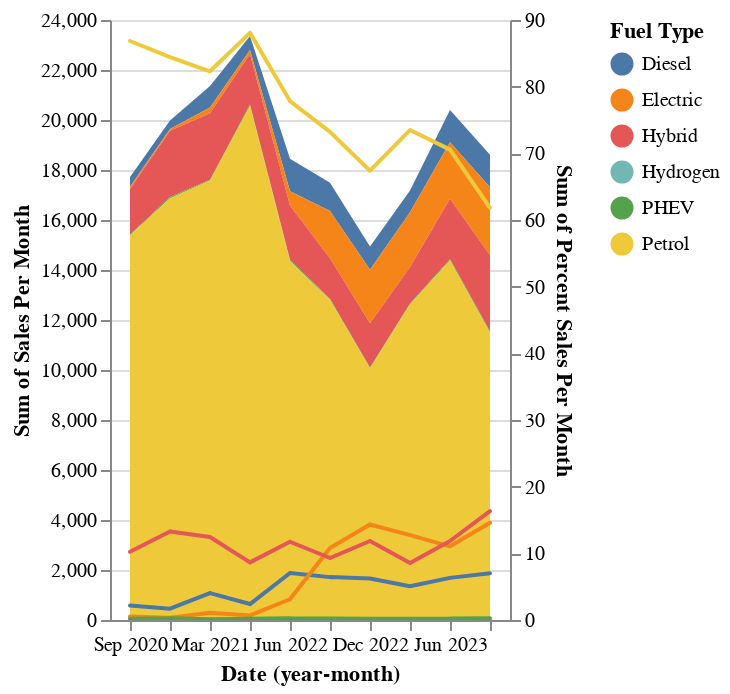

Write notebook code for a chart like this one.
### Code cell
DeepnoteChart(national_passenger_df, """{"layer":[{"layer":[{"mark":{"clip":true,"type":"area","tooltip":true},"encoding":{"x":{"sort":"ascending","type":"ordinal","field":"Date","scale":{"type":"linear"},"stack":"zero","timeUnit":"yearmonth"},"y":{"sort":null,"type":"quantitative","field":"Sales Per Month","scale":{"type":"linear"},"stack":"zero","format":{"type":"default","decimals":null},"aggregate":"sum","formatType":"numberFormatFromNumberType"},"color":{"sort":null,"type":"nominal","field":"Fuel Type","scale":{"scheme":"tableau10"}}}}]},{"layer":[{"mark":{"clip":true,"type":"trail","tooltip":true},"encoding":{"x":{"sort":"ascending","type":"ordinal","field":"Date","scale":{"type":"linear","zero":false},"timeUnit":"yearmonth"},"y":{"sort":null,"type":"quantitative","field":"Percent Sales Per Month","scale":{"type":"linear","zero":false},"format":{"type":"default","decimals":null},"aggregate":"sum","formatType":"numberFormatFromNumberType"},"color":{"sort":null,"type":"nominal","field":"Fuel Type","scale":{"scheme":"tableau10"}}}},{"mark":{"size":100,"type":"point","opacity":0,"tooltip":true},"encoding":{"x":{"sort":"ascending","type":"ordinal","field":"Date","scale":{"type":"linear","zero":false},"timeUnit":"yearmonth"},"y":{"sort":null,"type":"quantitative","field":"Percent Sales Per Month","scale":{"type":"linear","zero":false},"format":{"type":"default","decimals":null},"aggregate":"sum","formatType":"numberFormatFromNumberType"},"color":{"sort":null,"type":"nominal","field":"Fuel Type","scale":{"scheme":"tableau10"}}}}]}],"title":"","config":{"legend":{}},"$schema":"https://vega.github.io/schema/vega-lite/v5.json","resolve":{"scale":{"y":"independent"}},"encoding":{}}""")

### Figure 1 — Vega-Lite specification as saved in the notebook (floating-point values rounded to 4 significant figures)
{"$schema": "https://vega.github.io/schema/vega-lite/v5.json", "encoding": {}, "layer": [{"layer": [{"mark": {"type": "area", "tooltip": true, "clip": true}, "encoding": {"x": {"field": "Date", "type": "ordinal", "timeUnit": "yearmonth", "sort": "ascending", "stack": "zero", "scale": {"type": "linear"}}, "y": {"field": "Sales Per Month", "type": "quantitative", "aggregate": "sum", "sort": null, "stack": "zero", "scale": {"type": "linear"}, "formatType": "numberFormatFromNumberType", "format": {"type": "default", "decimals": null}}, "color": {"field": "Fuel Type", "type": "nominal", "sort": null, "scale": {"scheme": "tableau10"}}}}]}, {"layer": [{"mark": {"type": "trail", "tooltip": true, "clip": true}, "encoding": {"x": {"field": "Date", "type": "ordinal", "timeUnit": "yearmonth", "sort": "ascending", "scale": {"zero": false, "type": "linear"}}, "y": {"field": "Percent Sales Per Month", "type": "quantitative", "aggregate": "sum", "sort": null, "scale": {"zero": false, "type": "linear"}, "formatType": "numberFormatFromNumberType", "format": {"type": "default", "decimals": null}}, "color": {"field": "Fuel Type", "type": "nominal", "sort": null, "scale": {"scheme": "tableau10"}}}}, {"mark": {"type": "point", "tooltip": true, "size": 100, "opacity": 0}, "encoding": {"x": {"field": "Date", "type": "ordinal", "timeUnit": "yearmonth", "sort": "ascending", "scale": {"zero": false, "type": "linear"}}, "y": {"field": "Percent Sales Per Month", "type": "quantitative", "aggregate": "sum", "sort": null, "scale": {"zero": false, "type": "linear"}, "formatType": "numberFormatFromNumberType", "format": {"type": "default", "decimals": null}}, "color": {"field": "Fuel Type", "type": "nominal", "sort": null, "scale": {"scheme": "tableau10"}}}}]}], "resolve": {"scale": {"y": "independent"}}, "title": "", "config": {"legend": {}}, "data": {"values": [{"Fuel Type": "Diesel", "Date": "2020-09", "Sales Per Month": 388, "Percent Sales Per Month": 2.19}, {"Fuel Type": "Electric", "Date": "2020-09", "Sales Per Month": 96, "Percent Sales Per Month": 0.5418}, {"Fuel Type": "Hybrid", "Date": "2020-09", "Sales Per Month": 1814, "Percent Sales Per Month": 10.24}, {"Fuel Type": "Hydrogen", "Date": "2020-09", "Sales Per Month": 0, "Percent Sales Per Month": 0}, {"Fuel Type": "PHEV", "Date": "2020-09", "Sales Per Month": 32, "Percent Sales Per Month": 0.1806}, {"Fuel Type": "Petrol", "Date": "2020-09", "Sales Per Month": 15390, "Percent Sales Per Month": 86.85}, {"Fuel Type": "Diesel", "Date": "2020-12", "Sales Per Month": 338, "Percent Sales Per Month": 1.692}, {"Fuel Type": "Electric", "Date": "2020-12", "Sales Per Month": 66, "Percent Sales Per Month": 0.3304}, {"Fuel Type": "Hybrid", "Date": "2020-12", "Sales Per Month": 2654, "Percent Sales Per Month": 13.29}, {"Fuel Type": "Hydrogen", "Date": "2020-12", "Sales Per Month": 0, "Percent Sales Per Month": 0}, {"Fuel Type": "PHEV", "Date": "2020-12", "Sales Per Month": 53, "Percent Sales Per Month": 0.2653}, {"Fuel Type": "Petrol", "Date": "2020-12", "Sales Per Month": 16866, "Percent Sales Per Month": 84.43}, {"Fuel Type": "Diesel", "Date": "2021-03", "Sales Per Month": 860, "Percent Sales Per Month": 4.026}, {"Fuel Type": "Electric", "Date": "2021-03", "Sales Per Month": 233, "Percent Sales Per Month": 1.091}, {"Fuel Type": "Hybrid", "Date": "2021-03", "Sales Per Month": 2658, "Percent Sales Per Month": 12.44}, {"Fuel Type": "Hydrogen", "Date": "2021-03", "Sales Per Month": 0, "Percent Sales Per Month": 0}, {"Fuel Type": "PHEV", "Date": "2021-03", "Sales Per Month": 28, "Percent Sales Per Month": 0.1311}, {"Fuel Type": "Petrol", "Date": "2021-03", "Sales Per Month": 17581, "Percent Sales Per Month": 82.31}, {"Fuel Type": "Diesel", "Date": "2021-06", "Sales Per Month": 559, "Percent Sales Per Month": 2.393}, {"Fuel Type": "Electric", "Date": "2021-06", "Sales Per Month": 161, "Percent Sales Per Month": 0.6892}, {"Fuel Type": "Hybrid", "Date": "2021-06", "Sales Per Month": 2020, "Percent Sales Per Month": 8.647}, {"Fuel Type": "Hydrogen", "Date": "2021-06", "Sales Per Month": 0, "Percent Sales Per Month": 0}, {"Fuel Type": "PHEV", "Date": "2021-06", "Sales Per Month": 46, "Percent Sales Per Month": 0.1969}, {"Fuel Type": "Petrol", "Date": "2021-06", "Sales Per Month": 20575, "Percent Sales Per Month": 88.07}, {"Fuel Type": "Diesel", "Date": "2022-06", "Sales Per Month": 1300, "Percent Sales Per Month": 7.046}, {"Fuel Type": "Electric", "Date": "2022-06", "Sales Per Month": 574, "Percent Sales Per Month": 3.111}, {"Fuel Type": "Hybrid", "Date": "2022-06", "Sales Per Month": 2165, "Percent Sales Per Month": 11.73}, {"Fuel Type": "Hydrogen", "Date": "2022-06", "Sales Per Month": 1, "Percent Sales Per Month": 0.00542}, {"Fuel Type": "PHEV", "Date": "2022-06", "Sales Per Month": 49, "Percent Sales Per Month": 0.2656}, {"Fuel Type": "Petrol", "Date": "2022-06", "Sales Per Month": 14361, "Percent Sales Per Month": 77.84}, {"Fuel Type": "Diesel", "Date": "2022-09", "Sales Per Month": 1125, "Percent Sales Per Month": 6.432}, {"Fuel Type": "Electric", "Date": "2022-09", "Sales Per Month": 1891, "Percent Sales Per Month": 10.81}, {"Fuel Type": "Hybrid", "Date": "2022-09", "Sales Per Month": 1626, "Percent Sales Per Month": 9.297}, {"Fuel Type": "Hydrogen", "Date": "2022-09", "Sales Per Month": 0, "Percent Sales Per Month": 0}, {"Fuel Type": "PHEV", "Date": "2022-09", "Sales Per Month": 41, "Percent Sales Per Month": 0.2344}, {"Fuel Type": "Petrol", "Date": "2022-09", "Sales Per Month": 12807, "Percent Sales Per Month": 73.22}, {"Fuel Type": "Diesel", "Date": "2022-12", "Sales Per Month": 930, "Percent Sales Per Month": 6.224}, {"Fuel Type": "Electric", "Date": "2022-12", "Sales Per Month": 2141, "Percent Sales Per Month": 14.33}, {"Fuel Type": "Hybrid", "Date": "2022-12", "Sales Per Month": 1771, "Percent Sales Per Month": 11.85}, {"Fuel Type": "Hydrogen", "Date": "2022-12", "Sales Per Month": 2, "Percent Sales Per Month": 0.01339}, {"Fuel Type": "PHEV", "Date": "2022-12", "Sales Per Month": 28, "Percent Sales Per Month": 0.1874}, {"Fuel Type": "Petrol", "Date": "2022-12", "Sales Per Month": 10069, "Percent Sales Per Month": 67.39}, {"Fuel Type": "Diesel", "Date": "2023-03", "Sales Per Month": 870, "Percent Sales Per Month": 5.063}, {"Fuel Type": "Electric", "Date": "2023-03", "Sales Per Month": 2187, "Percent Sales Per Month": 12.73}, {"Fuel Type": "Hybrid", "Date": "2023-03", "Sales Per Month": 1466, "Percent Sales Per Month": 8.532}, {"Fuel Type": "Hydrogen", "Date": "2023-03", "Sales Per Month": 0, "Percent Sales Per Month": 0}, {"Fuel Type": "PHEV", "Date": "2023-03", "Sales Per Month": 32, "Percent Sales Per Month": 0.1862}, {"Fuel Type": "Petrol", "Date": "2023-03", "Sales Per Month": 12627, "Percent Sales Per Month": 73.49}, {"Fuel Type": "Diesel", "Date": "2023-06", "Sales Per Month": 1289, "Percent Sales Per Month": 6.32}, {"Fuel Type": "Electric", "Date": "2023-06", "Sales Per Month": 2254, "Percent Sales Per Month": 11.05}, {"Fuel Type": "Hybrid", "Date": "2023-06", "Sales Per Month": 2417, "Percent Sales Per Month": 11.85}, {"Fuel Type": "Hydrogen", "Date": "2023-06", "Sales Per Month": 0, "Percent Sales Per Month": 0}, {"Fuel Type": "PHEV", "Date": "2023-06", "Sales Per Month": 47, "Percent Sales Per Month": 0.2304}, {"Fuel Type": "Petrol", "Date": "2023-06", "Sales Per Month": 14390, "Percent Sales Per Month": 70.55}, {"Fuel Type": "Diesel", "Date": "2023-09", "Sales Per Month": 1304, "Percent Sales Per Month": 7.007}, {"Fuel Type": "Electric", "Date": "2023-09", "Sales Per Month": 2714, "Percent Sales Per Month": 14.58}, {"Fuel Type": "Hybrid", "Date": "2023-09", "Sales Per Month": 3038, "Percent Sales Per Month": 16.32}, {"Fuel Type": "Hydrogen", "Date": "2023-09", "Sales Per Month": 0, "Percent Sales Per Month": 0}, {"Fuel Type": "PHEV", "Date": "2023-09", "Sales Per Month": 52, "Percent Sales Per Month": 0.2794}, {"Fuel Type": "Petrol", "Date": "2023-09", "Sales Per Month": 11503, "Percent Sales Per Month": 61.81}]}}
